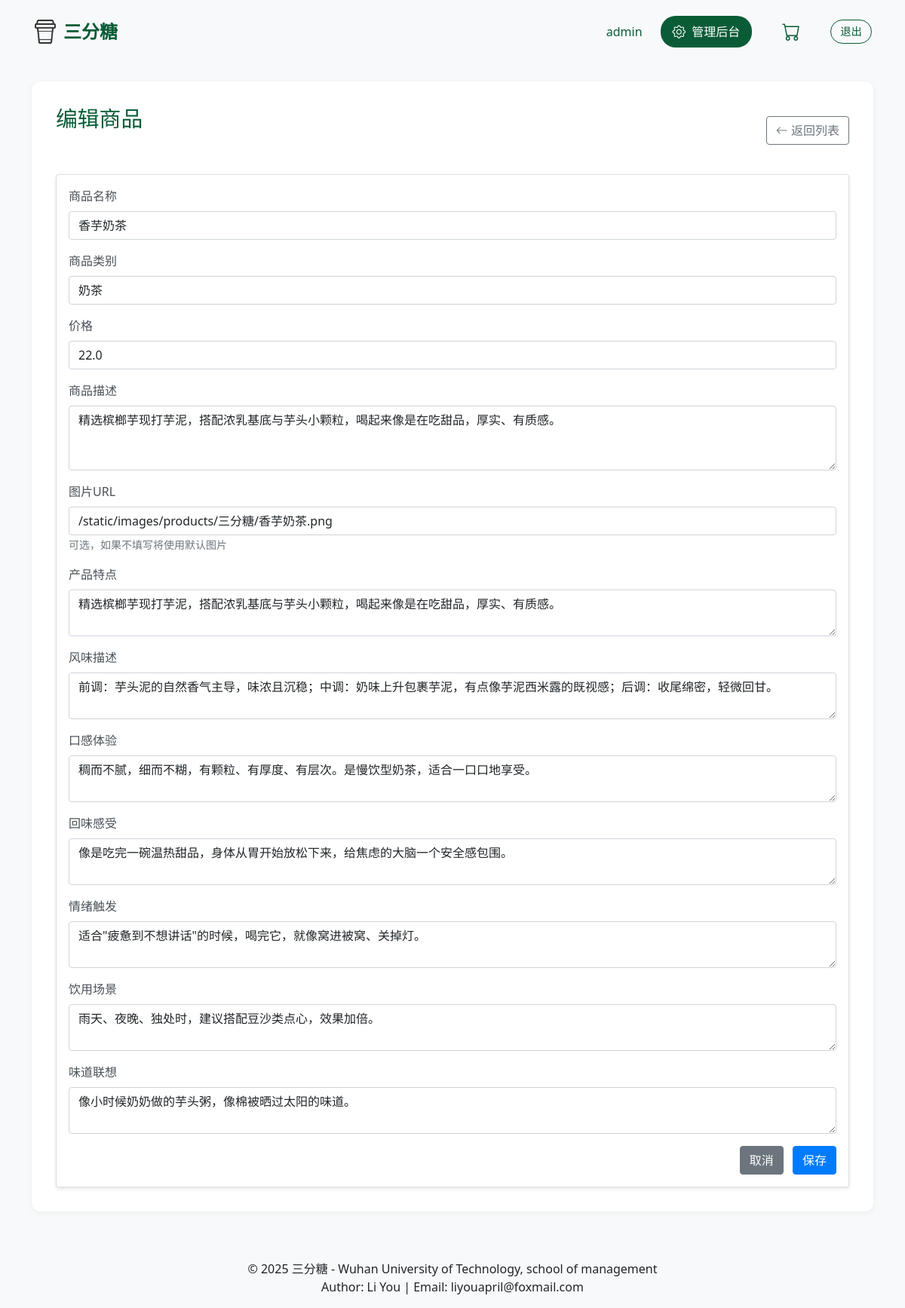
The app's page /admin/product/3/edit (signed in) with its own data.
### app/models/models.py (models this page shows)
class User(UserMixin, db.Model):
    id = db.Column(db.Integer, primary_key=True)
    username = db.Column(db.String(80), unique=True, nullable=False)
    password = db.Column(db.String(120), nullable=False)
    is_admin = db.Column(db.Boolean, default=False)
    created_at = db.Column(db.DateTime, default=datetime.utcnow)

class Product(db.Model):
    id = db.Column(db.Integer, primary_key=True)
    name = db.Column(db.String(100), nullable=False)
    category = db.Column(db.String(50), nullable=False)
    price = db.Column(db.Float, nullable=False)
    description = db.Column(db.Text)
    image_url = db.Column(db.String(200))
    created_at = db.Column(db.DateTime, default=datetime.utcnow)
    updated_at = db.Column(db.DateTime, default=datetime.utcnow, onupdate=datetime.utcnow)
    product_features = db.Column(db.Text)  # 产品特点
    objective_analysis = db.Column(db.Text)  # 客观参数分析
    drinking_suggestions = db.Column(db.Text)  # 科学饮用建议
    ingredients = db.Column(db.Text)  # 配料表
    origin = db.Column(db.Text)  # 产地信息
    specifications = db.Column(db.Text)  # 规格参数
    suitable_crowd = db.Column(db.Text)  # 适宜人群
    flavor_profile = db.Column(db.Text)    # 口味分析
    texture_description = db.Column(db.Text)  # 口感描述
    after_taste = db.Column(db.Text)       # 饮后感受
    mood_trigger = db.Column(db.Text)      # 情绪触发
    drinking_scenario = db.Column(db.Text)  # 饮用场景建议
    flavor_association = db.Column(db.Text)  # 风味联想

### app/routes/admin.py (the view)
@admin.route('/product/<int:id>/edit')
@login_required
@admin_required
def edit_product(id):
    product = Product.query.get_or_404(id)
    return render_template('admin/edit_product.html', product=product)

### app/__init__.py (called while the page is built)
def create_app():
    app = Flask(__name__)
    app.config.from_object('config.Config')
    db.init_app(app)
    login_manager.init_app(app)
    login_manager.login_view = 'auth.login'
    login_manager.login_message = None  # 禁用默认的登录提示消息
    @login_manager.user_loader
    def load_user(user_id):
        from app.models.models import User
        return User.query.get(int(user_id))
    from app.routes import main, auth, admin
    app.register_blueprint(main.bp)
    app.register_blueprint(auth.bp)
    app.register_blueprint(admin.admin, url_prefix='/admin')
    with app.app_context():
        db.create_all()
    return app

### app/routes/admin.py (called while the page is built)
def admin_required(f):
    @wraps(f)
    def decorated_function(*args, **kwargs):
        if not current_user.is_authenticated or not current_user.is_admin:
            return jsonify({'status': 'error', 'message': '需要管理员权限'}), 403
        return f(*args, **kwargs)
    return decorated_function

### app/templates/admin/edit_product.html (shortened to what this page needs)
{% extends "base.html" %}
{% block content %}
<div class="admin-dashboard">
    <div class="d-flex justify-content-between align-items-center mb-4">
        <h1 class="dashboard-title">编辑商品</h1>
        <a href="{{ url_for('admin.products') }}" class="btn btn-outline-secondary">
            <i class="bi bi-arrow-left"></i> 返回列表
        </a>
    </div>
    <div class="card">
        <div class="card-body">
            <form id="editProductForm">
                <div class="mb-3">
                    <label class="form-label">商品名称</label>
                    <input type="text" class="form-control" name="name" value="{{ product.name }}" required>
                </div>
                <div class="mb-3">
                    <label class="form-label">商品类别</label>
                    <input type="text" class="form-control" name="category" value="{{ product.category }}" required>
                </div>
                <div class="mb-3">
                    <label class="form-label">价格</label>
                    <input type="number" class="form-control" name="price" step="0.01" value="{{ product.price }}" required>
                </div>
                <div class="mb-3">
                    <label class="form-label">商品描述</label>
                    <textarea class="form-control" name="description" rows="3" required>{{ product.description }}</textarea>
                </div>
                <div class="mb-3">
                    <label class="form-label">图片URL</label>
                    <input type="text" class="form-control" name="image_url" value="{{ product.image_url }}">
                    <small class="form-text text-muted">可选，如果不填写将使用默认图片</small>
                </div>
                <div class="mb-3">
                    <label class="form-label">产品特点</label>
                    <textarea class="form-control" name="product_features" rows="2">{{ product.product_features }}</textarea>
                </div>
                <div class="mb-3">
                    <label class="form-label">风味描述</label>
                    <textarea class="form-control" name="flavor_profile" rows="2">{{ product.flavor_profile }}</textarea>
                </div>
                <div class="mb-3">
                    <label class="form-label">口感体验</label>
                    <textarea class="form-control" name="texture_description" rows="2">{{ product.texture_description }}</textarea>
                </div>
                <div class="mb-3">
                    <label class="form-label">回味感受</label>
                    <textarea class="form-control" name="after_taste" rows="2">{{ product.after_taste }}</textarea>
                </div>
                <div class="mb-3">
                    <label class="form-label">情绪触发</label>
                    <textarea class="form-control" name="mood_trigger" rows="2">{{ product.mood_trigger }}</textarea>
                </div>
                <div class="mb-3">
                    <label class="form-label">饮用场景</label>
                    <textarea class="form-control" name="drinking_scenario" rows="2">{{ product.drinking_scenario }}</textarea>
                </div>
                <div class="mb-3">
                    <label class="form-label">味道联想</label>
                    <textarea class="form-control" name="flavor_association" rows="2">{{ product.flavor_association }}</textarea>
                </div>
                <div class="text-end">
                    <button type="button" class="btn btn-secondary me-2" onclick="history.back()">取消</button>
                    <button type="submit" class="btn btn-primary">保存</button>
                </div>
            </form>
        </div>
    </div>
</div>
{% endblock %}

### app/templates/base.html (shortened to what this page needs)
<!DOCTYPE html>
<html lang="zh">
<head>
    <link href="https://cdn.jsdelivr.net/npm/bootstrap@5.1.3/dist/css/bootstrap.min.css" rel="stylesheet">
    <link rel="stylesheet" href="https://cdn.jsdelivr.net/npm/bootstrap-icons@1.7.2/font/bootstrap-icons.css">
    <link rel="stylesheet" href="https://cdn.datatables.net/1.11.5/css/dataTables.bootstrap5.min.css">
    <link rel="stylesheet" href="{{ url_for('static', filename='css/style.css') }}">
</head>
<body>
    <nav class="navbar navbar-expand-lg">
        <div class="container">
            <a class="navbar-brand" href="{{ url_for('main.index') }}">
                <img src="{{ url_for('static', filename='images/icon.png') }}" alt="三分糖" class="brand-icon">
                三分糖
            </a>
            <div class="nav-login-section">
                {% if not current_user.is_authenticated %}
                    <p class="login-text">请登录后购买</p>
                    <a href="{{ url_for('auth.login') }}" class="btn btn-login">登录</a>
                {% else %}
                    <div class="user-info">
                        <span class="user-name">{{ current_user.username }}</span>
                        {% if current_user.is_admin %}
                        <a href="{{ url_for('admin.index') }}" class="btn-admin">
                            <i class="bi bi-gear"></i>
                            管理后台
                        </a>
                        {% endif %}
                        <a class="nav-link cart-icon" href="{{ url_for('main.cart') }}">
                            <i class="bi bi-cart"></i>
                        </a>
                        <a href="{{ url_for('auth.logout') }}" class="btn-logout">退出</a>
                    </div>
                {% endif %}
            </div>
        </div>
    </nav>
    <div class="container mt-4">
        {% block content %}{% endblock %}
    </div>
    <footer class="footer mt-5 py-3 bg-light">
        <div class="container text-center">
            <p class="mb-0">© 2025 三分糖 - Wuhan University of Technology, school of management</p>
            <p class="mb-0">Author: Li You | Email: liyouapril@foxmail.com</p>
        </div>
    </footer>
</body>
</html>

### app/static/css/style.css (style rules this page uses)
body { background-color: #f8f9fa; }
.navbar { box-shadow: none; background-color: transparent !important; padding: 1rem 2rem; }
.navbar-brand { color: #0a5c36 !important; font-size: 1.5rem; font-weight: bold; display: flex; align-items: center; gap: 0.5rem; }
.brand-icon { width: 32px; height: 32px; }
.cart-icon { color: #0a5c36; font-size: 1.5rem; }
.nav-login-section { display: flex; align-items: center; gap: 1rem; }
.user-info { display: flex; align-items: center; gap: 1.5rem; }
.user-name { color: #0a5c36; font-weight: 500; margin: 0; }
.btn-logout { color: #0a5c36; text-decoration: none; font-size: 0.9rem; padding: 0.25rem 0.75rem; border: 1px solid #0a5c36; border-radius: 20px; transition: all 0.3s ease; }
.card { box-shadow: 0 2px 4px rgba(0,0,0,.1); transition: transform 0.2s; }
.btn-primary { background-color: #007bff; border-color: #007bff; }
.admin-dashboard { padding: 2rem; background: #fff; border-radius: 12px; box-shadow: 0 2px 8px rgba(0,0,0,0.05); }
.dashboard-title { color: #0a5c36; margin-bottom: 2rem; font-size: 1.8rem; }
.btn-admin { background: #0a5c36; color: white; padding: 0.5rem 1rem; border-radius: 20px; text-decoration: none; display: flex; align-items: center; gap: 0.5rem; transition: all 0.3s ease; }
.btn-admin i { font-size: 1.1rem; }
.form-label { color: #495057; font-weight: 500; }

### records on screen
User: username "admin"
Product: name "香芋奶茶", category "奶茶", price "22.0", description "精选槟榔芋现打芋泥，搭配浓乳基底与芋头小颗粒，喝起来像是在吃甜品，厚实、有质感。", image_url "/static/images/products/三分糖/香芋奶茶.png", product_features "精选槟榔芋现打芋泥，搭配浓乳基底与芋头小颗粒，喝起来像是在吃甜品，厚实、有质感。", flavor_profile "前调：芋头泥的自然香气主导，味浓且沉稳；中调：奶味上升包裹芋泥，有点像芋泥西米露的既视感；后调：收尾绵密，轻微回甘。", texture_description "稠而不腻，细而不糊，有颗粒、有厚度、有层次。是慢饮型奶茶，适合一口口地享受。", after_taste "像是吃完一碗温热甜品，身体从胃开始放松下来，给焦虑的大脑一个安全感包围。", mood_trigger "适合\"疲惫到不想讲话\"的时候，喝完它，就像窝进被窝、关掉灯。", drinking_scenario "雨天、夜晚、独处时，建议搭配豆沙类点心，效果加倍。", flavor_association "像小时候奶奶做的芋头粥，像棉被晒过太阳的味道。"
